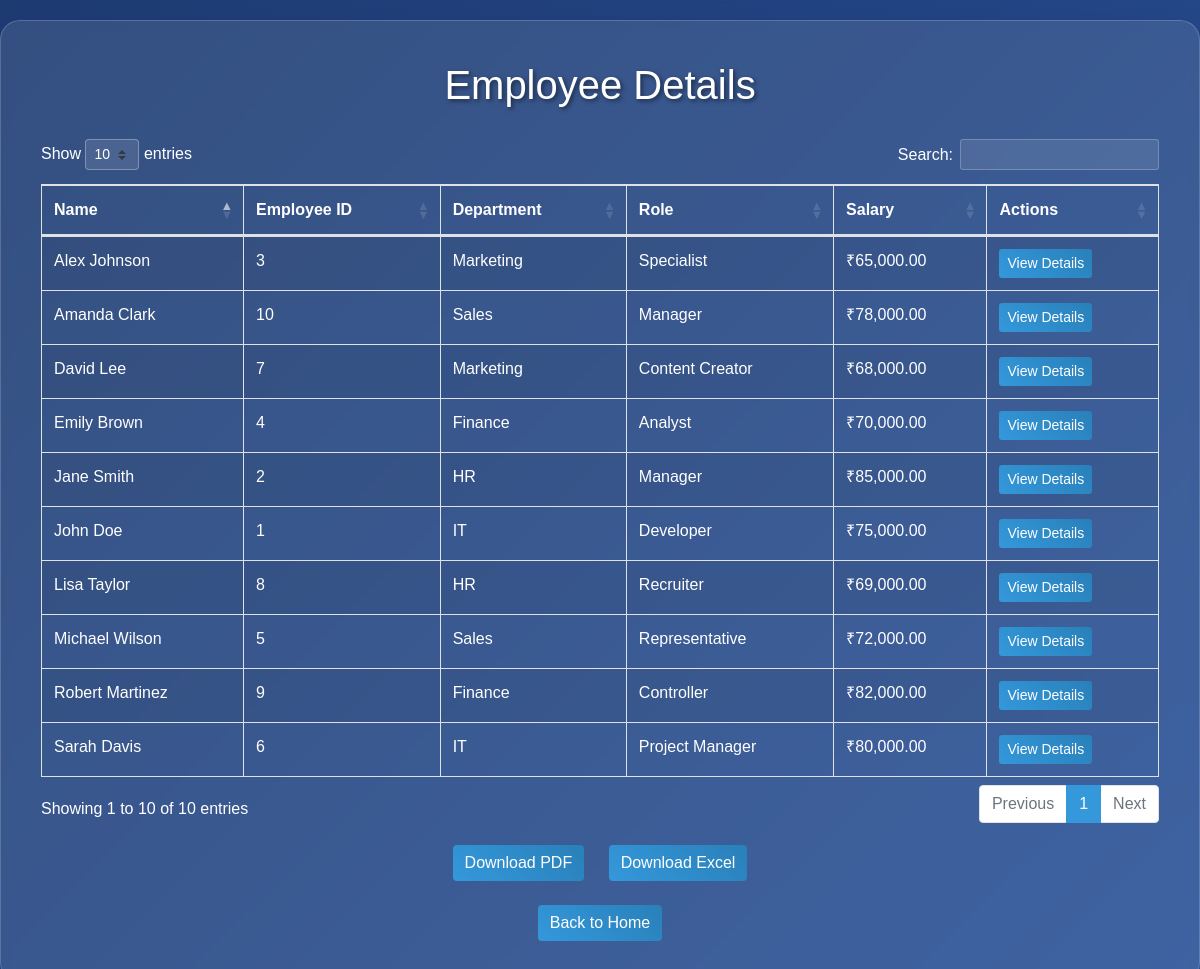
/employee_details.php, run on the app's committed database.
### tables this page shows
CREATE TABLE IF NOT EXISTS employees (
    id INT NOT NULL PRIMARY KEY AUTO_INCREMENT,
    name VARCHAR(100) NOT NULL,
    department VARCHAR(100) NOT NULL,
    role VARCHAR(100) NOT NULL,
    gender ENUM('Male', 'Female', 'Other') NOT NULL,
    date_of_joining DATE NOT NULL,
    salary DECIMAL(10, 2) NOT NULL,
    performance_score INT,
    projects_completed INT,
    training_hours INT,
    last_promotion_date DATE
);

### employee_details.php (the view, shortened to what this page needs)
<?php
require_once "config.php";
$sql = "SELECT * FROM employees";
$result = mysqli_query($link, $sql);
if ($result) {
    mysqli_data_seek($result, 0);
}
?>
<!DOCTYPE html>
<html lang="en">
<head>
    <link rel="stylesheet" href="https://maxcdn.bootstrapcdn.com/bootstrap/4.5.2/css/bootstrap.min.css">
    <link rel="stylesheet" href="https://cdnjs.cloudflare.com/ajax/libs/font-awesome/6.0.0-beta3/css/all.min.css">
    <link rel="stylesheet" href="https://cdn.datatables.net/1.10.24/css/dataTables.bootstrap4.min.css">
</head>
<body>
    <div class="container">
        <h1>Employee Details</h1>
        <table id="employeeTable" class="table table-striped table-bordered" style="width:100%">
            <thead>
                <tr>
                    <th>Name</th>
                    <th>Employee ID</th>
                    <th>Department</th>
                    <th>Role</th>
                    <th>Salary</th>
                    <th>Actions</th>
                </tr>
            </thead>
            <tbody>
                <?php
                if($result && mysqli_num_rows($result) > 0){
                    while($row = mysqli_fetch_array($result)){
                        echo "<tr>";
                        echo "<td>" . $row['name'] . "</td>";
                        echo "<td>" . $row['id'] . "</td>";
                        echo "<td>" . $row['department'] . "</td>";
                        echo "<td>" . $row['role'] . "</td>";
                        echo "<td>₹" . number_format($row['salary'], 2) . "</td>";
                        echo "<td><button class='btn btn-details btn-sm' onclick='showDetails(" . $row['id'] . ")'>View Details</button></td>";
                        echo "</tr>";
                    }
                }
                ?>
            </tbody>
        </table>
        <div class="download-buttons">
            <a href="generate_pdf.php" class="btn btn-details">Download PDF</a>
            <a href="generate_excel.php" class="btn btn-details">Download Excel</a>
        </div>
        <div class="text-center mt-4">
            <a href="index.php" class="btn btn-details">Back to Home</a>
        </div>
    </div>
</body>
</html>

### employee_details.php (style rules this page uses)
body { background: linear-gradient(135deg, #1e3c72 0%, #2a5298 100%); min-height: 100vh; margin: 0; padding: 20px 0; font-family: 'Arial', sans-serif; }
.container { background: rgba(255, 255, 255, 0.1); border-radius: 20px; box-shadow: 0 8px 32px rgba(31, 38, 135, 0.37); backdrop-filter: blur(4px); border: 1px solid rgba(255, 255, 255, 0.18); padding: 40px; width: 100%; max-width: 1200px; }
.btn-details { background: linear-gradient(45deg, #3498db, #2980b9); border: none; color: #fff; transition: all 0.3s ease; }
h1 { color: #fff; text-shadow: 2px 2px 4px rgba(0, 0, 0, 0.5); font-size: 2.5rem; margin-bottom: 30px; text-align: center; }
.download-buttons { margin-top: 20px; text-align: center; }
.download-buttons .btn { margin: 0 10px; }
#employeeTable { color: #fff; }

### data on the page
employees: name "John Doe", id "1", department "IT", role "Developer", salary "75,000.00"
employees: name "Jane Smith", id "2", department "HR", role "Manager", salary "85,000.00"
employees: name "Alex Johnson", id "3", department "Marketing", role "Specialist", salary "65,000.00"
employees: name "Emily Brown", id "4", department "Finance", role "Analyst", salary "70,000.00"
employees: name "Michael Wilson", id "5", department "Sales", role "Representative", salary "72,000.00"
employees: name "Sarah Davis", id "6", department "IT", role "Project Manager", salary "80,000.00"
employees: name "David Lee", id "7", department "Marketing", role "Content Creator", salary "68,000.00"
employees: name "Lisa Taylor", id "8", department "HR", role "Recruiter", salary "69,000.00"
employees: name "Robert Martinez", id "9", department "Finance", role "Controller", salary "82,000.00"
employees: name "Amanda Clark", id "10", department "Sales", role "Manager", salary "78,000.00"
